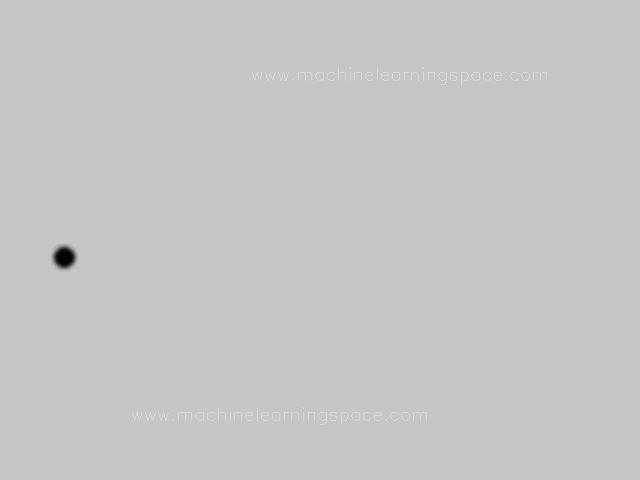
#> input picture frame 64 of 2D_Kalman_Filter/resources/input_vid.mp4, 640 x 480 px
$ python main.py
#> lines starting #> are read from the running program, lines starting #| are printed output that depends on the picture; after the words box and inside, x2 and y2 are one past the last pixel; in counts of white or black regions, pixels touching at a corner belong together
### 2D_Kalman_Filter/detector.py
import numpy as np
import cv2

def detect(frame):

    # convert frame from BGR to Gray
    gray = cv2.cvtColor(frame, cv2.COLOR_BGR2GRAY)

    # edge detection using Canny
    img_edges = cv2.Canny(gray, 50, 190)

    # convert to black and white image
    _, img_thresh = cv2.threshold(img_edges, 254, 255, cv2.THRESH_BINARY)

    # find contours
    contours, _ = cv2.findContours(img_thresh, cv2.RETR_EXTERNAL, cv2.CHAIN_APPROX_SIMPLE)

    # set the minimum & maximum radius of the accepted circle
    min_radius_thresh = 3
    max_radius_thresh = 30

    centers = []
    for c in contours:

        (x, y), radius = cv2.minEnclosingCircle(c)
        radius = int(radius)

        # get only valid circles
        if (radius > min_radius_thresh) and (radius < max_radius_thresh):
            centers.append((x, y))

    return np.array(centers)

### 2D_Kalman_Filter/kalman_filter_2d.py
import sys
import numpy as np

class KalmanFilter2D:

    def __init__(self, params, detection):

        # Read the Kalman filter parameters
        dt = params["dt"]                           # the time interval
        u_x = u_y = params["u"]                     # the control input in X and Y direction(in our case the acceleration component)
        std_acc = params["std_acc"]            # the standard deviation of the acceleration component
        std_meas_x = params["std_meas_x"]      # the standard deviation of the measurement in X direction
        std_meas_y = params["std_meas_y"]      # the standard deviation of the measurement in Y direction

        self.u = np.array([[u_x],
                           [u_y]])      # A 2x1 vector

        self.x = np.array([[0],
                           [0],
                           [0],
                           [0]])        # A 4x1 vector to hold state information in X and Y direction for position and velocity

        self.x[0:2] = detection         # store the initial detection position information in the first 2 rows of the state variable

        self.A = np.array([[1,0,dt,0],
                           [0,1,0,dt],
                           [0,0,1,0],
                           [0,0,0,1]])      # A 4x4 State Transition Matrix to transition state from previous time to current time

        self.B = np.array([[(dt**2)/2,0],
                           [0,(dt**2)/2],
                           [dt,0],
                           [0,dt]])         # A 4x2 Control Input Matrix

        self.H = np.array([[1,0,0,0],
                           [0,1,0,0]])      # A 2x4 Transformation Matrix

        self.Q = np.array([[(dt**4)/4,0,(dt**3)/2,0],
                           [0,(dt**4)/4,0,(dt**3)/2],
                           [(dt**3)/2,0,(dt**2),0],
                           [0,(dt**3)/2,0,(dt**2)]]) * std_acc**2      # A 4x4 Process Noise Covariance Matrix

        self.R = np.array([[std_meas_x**2, 0],
                           [0, std_meas_y**2]])     # A 2x2 Measurement Noise Covariance Matrix

        self.P = np.eye(self.A.shape[1]) * 1000     # A 4x4 Initial Covariance Matrix (to act as a priori)

    def predict(self):

        # predict the state
        self.x = np.dot(self.A, self.x) + np.dot(self.B, self.u)        # Xₖ = Axₖ₋₁ + Buₖ₋₁

        # Calculate Error Covariance
        self.P = np.dot(np.dot(self.A, self.P), self.A.T) + self.Q      # Pₖ = APₖ₋₁Aᵀ + Q

        return self.x[0:2]

    def update(self, z):

        # Calculate the Kalman Gain
        S = np.dot(self.H, np.dot(self.P, self.H.T)) + self.R       # S = HPₖHᵀ + R
        K = np.dot(np.dot(self.P, self.H.T), np.linalg.inv(S))      # K = PₖHᵀ(S)⁻¹  i.e PₖHᵀ(HPₖHᵀ + R)⁻¹

        # Update the estimate with measurement z
        self.x = self.x + np.dot(K, (z - np.dot(self.H, self.x)))   # X = xₖ + Kₖ(zₖ - Hxₖ)

        # Update the error covariance
        I = np.eye(self.H.shape[1])
        self.P = np.dot((I - np.dot(K, self.H)), self.P)       # P = (I - HKₖ)Pₖ

        return self.x[0:2]

### 2D_Kalman_Filter/main.py
import cv2, json, argparse, sys, os
from detector import detect
from kalman_filter_2d import KalmanFilter2D
import matplotlib.pyplot as plt
from sklearn.metrics import mean_squared_error
import numpy as np

def load_json(path):

#> called with path = 'tracker_params.json'
    with open(path, "r") as f:
#> (reads 2D_Kalman_Filter/tracker_params.json from the repository)
        config = json.load(f)

    return config

def main(args):

    # load parameters from JSON
    kalman_params = load_json(args["tracker_params"])

    # load object positions
    GT = np.load(args["gt_path"])
#> (reads 2D_Kalman_Filter/resources/input_vid_gt.npy from the repository)

    meas=[]
    pred=[]
    est=[]

    # set to 0 to avoid adding additional noise
    noise_std = 0

    track = False

    try:

        video_cap = cv2.VideoCapture(args["video_path"])

        if not video_cap.isOpened():
            raise Exception("Error: Could not open the video file")

        fr = 0

        while(True):

            # read frame
            ret, frame = video_cap.read()
#> frame is the input picture: shape (480, 640, 3); mean B, G, R 195.8, 198.8, 196.8

            if not ret:
                break

            # detect the circle using detect function
            center = detect(frame)[0].reshape((2,1))
#> in detect, `img_edges = cv2.Canny(gray, 50, 190)`:
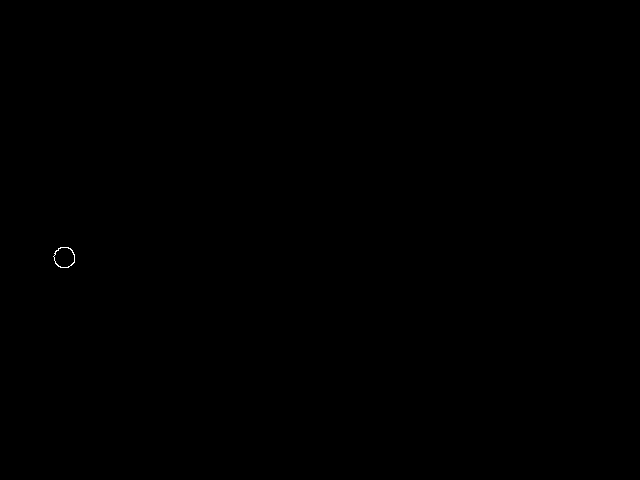
#> img_edges: shape (480, 640); 0.03% white in thin lines or dots, all inside (x1, y1, x2, y2) = (53, 247, 75, 268)
#> in detect, `contours, _ = cv2.findContours(img_thresh, cv2.RETR_EXTERNAL, cv2.CHAI..`: contours = 1 contour; box (x1, y1, x2, y2) and area: (53, 247, 75, 268) 338
#> the loop in detect, `for c in contours: ` made 1 pass
#> (x, y, radius) on pass 1: (63.99, 257.3, 11)
#> after the loop in detect, `for c in contours:`: centers = [(63.99, 257.3)]
#> center = [63.99, 257.3]

            if not track:

                KF = KalmanFilter2D(kalman_params, center)
                track = True

            # if we detect the circle, then track it
            if(len(center) > 0):

                # get the measurement positions
                x_meas = center[0] + np.random.normal(0, noise_std)
#> x_meas = [63.99]
                y_meas = center[1] + np.random.normal(0, noise_std)
#> y_meas = [257.3]
                meas.append((x_meas, y_meas))

                # obtain the groud truth for x and y co-ordinates of tracked circle
                gt = GT[fr]
                x_tp = gt[0]
                y_tp = gt[1]

                # predict next position based on newly updated position
                predicted_state = KF.predict()
#> predicted_state = [63, 257]
                x_pred, y_pred = predicted_state[0], predicted_state[1]
#> x_pred = [63]; y_pred = [257]
                pred.append((x_pred, y_pred))

                # update state positions based on prediction and new measurement
                updated_state = KF.update(np.array([x_meas, y_meas]))
#> in update, `self.x = self.x + np.dot(K, (z - np.dot(self.H, self.x)))`: self.x = [63.99, 257.3, 0.000994, 0.000644]
#> updated_state = [63.99, 257.3]
                x_est, y_est = updated_state[0], updated_state[1]
#> x_est = [63.99]; y_est = [257.3]
                est.append((x_est, y_est))

                # draw a rectangle for measured position
                cv2.rectangle(frame, (int(x_meas[0] - 15), int(y_meas[0] - 15)), (int(x_meas[0] + 15), int(y_meas[0] + 15)), (0,0,255), 2)

                # draw a circle for GT position
                cv2.circle(frame, (int(x_tp), int(y_tp)), 10, (0,255,255), 2)
#> frame: shape (480, 640, 3); mean B, G, R 195.6, 198.6, 196.9

                # draw a rectangle for estimated position
                cv2.rectangle(frame, (int(x_est[0] - 15), int(y_est[0] - 15)), (int(x_est[0] + 15), int(y_est[0] + 15)), (255,0,0), 2)

                # add legends
                cv2.rectangle(frame, (10, 30), (30, 50), (0, 0, 255), 2)
                cv2.putText(frame, "Measured Position", (40, 45), 0, 0.5, (0, 0, 0), 1)

                cv2.rectangle(frame, (10, 60), (30, 80), (255, 0, 0), 2)
                cv2.putText(frame, "Estimated Position", (40, 75), 0, 0.5, (0, 0, 0), 1)

                cv2.circle(frame, (20, 100), 10, (0, 255, 255), 2)
                cv2.putText(frame, "True Position", (40, 105), 0, 0.5, (0, 0, 0), 1)

                cv2.putText(frame, "Frame: " + str(fr), (450, 20), 0, 0.5, (0, 0, 255), 2)
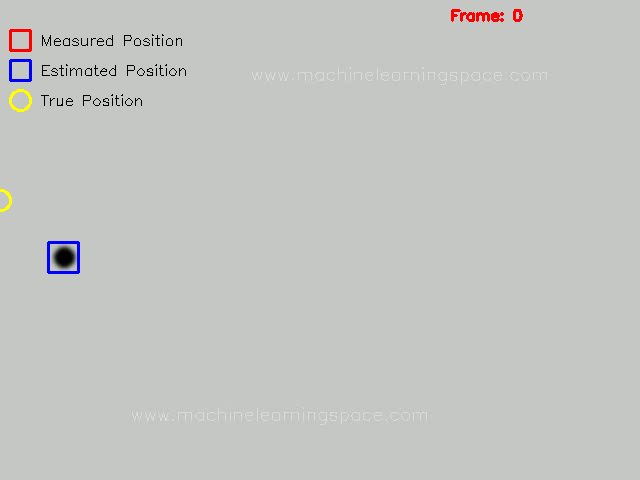
#> frame: shape (480, 640, 3); mean B, G, R 194.8, 197.5, 196.1

            cv2.imshow('2D Object Tracking Kalman Filter', frame)

            if cv2.waitKey(20) & 0xFF == ord('q'):
#> (key q is pressed here)
                break

            fr += 1

    except Exception as e:
        print(f"An error occurred: {e}")
    finally:

        if video_cap is not None:
            video_cap.release()

        cv2.destroyAllWindows()

    print("The circle tracking has been performed successfully")

    # Plot Tracking Performance in the x and y direction

    fig, (ax1, ax2) = plt.subplots(1, 2, figsize=(10, 5))
    fig.suptitle('2D Kalman Filter Tracking Performance \n (Frames vs Positions)', fontsize=15, weight='bold')

    ax1.invert_yaxis()
    ax2.invert_yaxis()

    t = np.arange(0, len(pred), 1)
#> t = [0]
    pred = np.array(pred)
#> pred = [63, 257]
    est = np.array(est)
#> est = [63.99, 257.3]
    meas = np.array(meas)
#> meas = [63.99, 257.3]

    # Plot the first subplot
#> (the run stopped early here; a loop or call above may not have finished)
